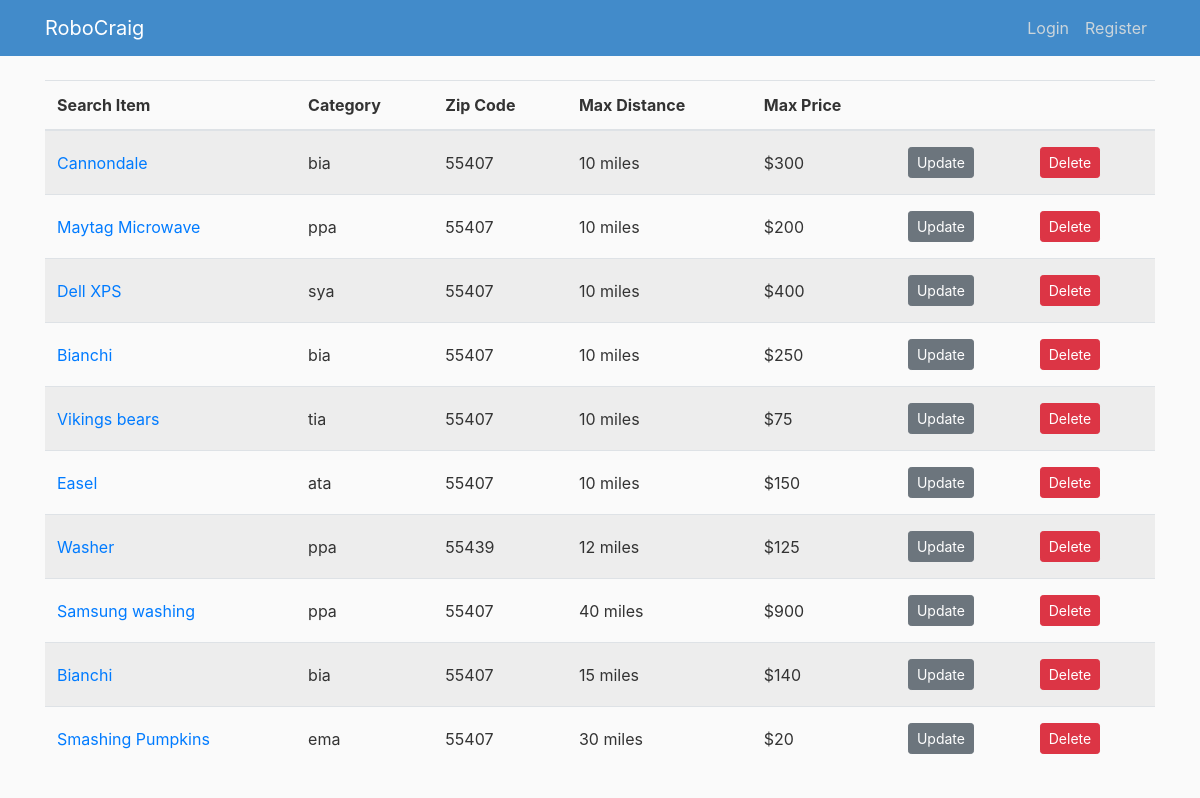
Page /home on the earlier database version.
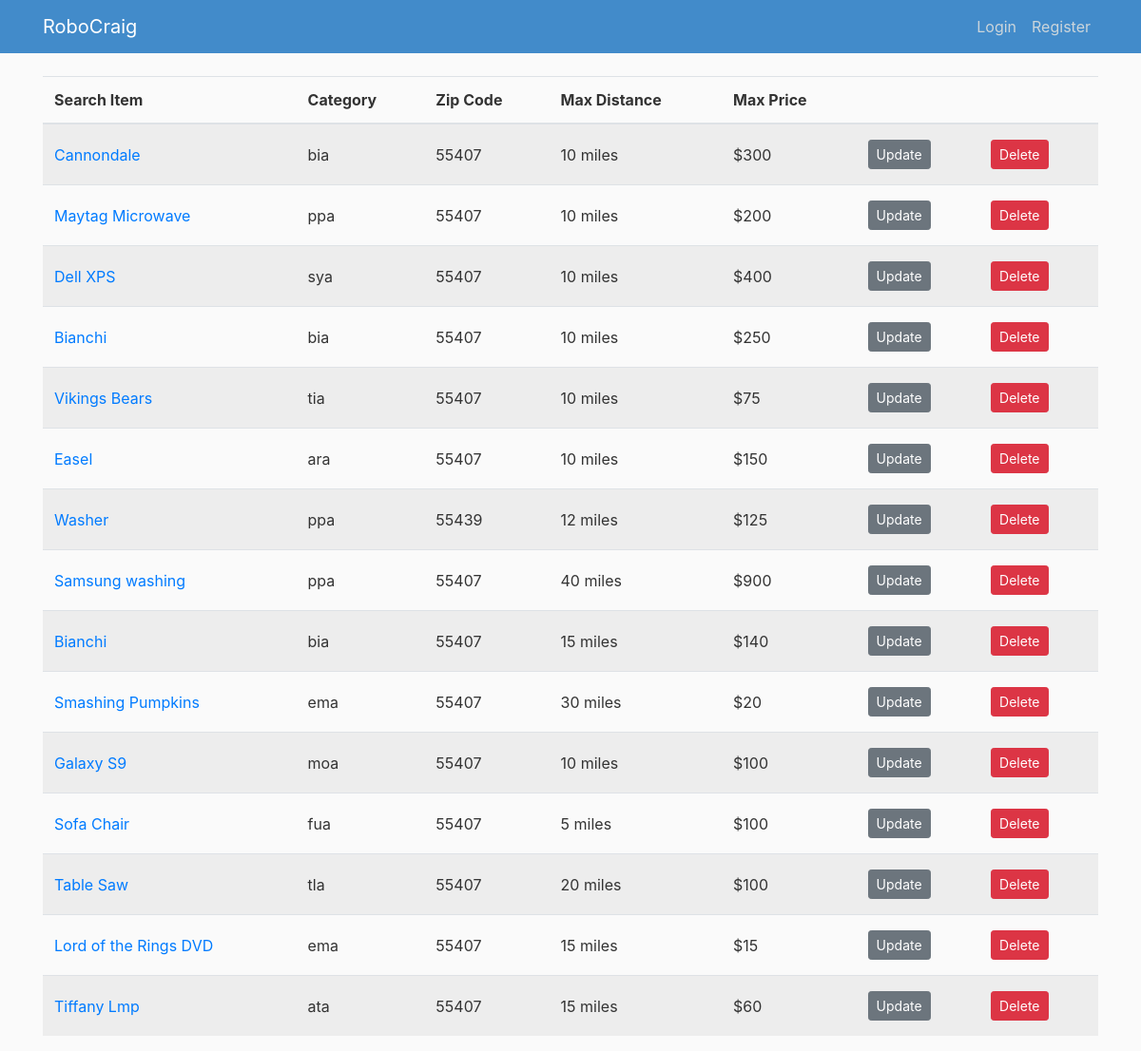
Same page on the later database version.
### RoboCraig/models.py (models this page shows, shortened)
class Searcher (db.Model):
    id = db.Column(db.Integer, primary_key=True)
    category = db.Column(db.String(20), nullable=False)
    search_term = db.Column(db.String(50), nullable=False)
    zip_code = db.Column(db.String(10), nullable=False)  #Might need this to be int, or validate to 5 digits
    max_distance = db.Column(db.String(10), nullable=False)
    max_price = db.Column(db.String(10), nullable=False)
    user_id = db.Column(db.Integer, db.ForeignKey('user.id'), nullable=False)       #This is making a reference to the user_id in the users table

### RoboCraig/routes.py (the view)
@app.route("/home")         #This route displays all saved searches from all users.  It is currently active, but will become inactive for the live project
def home_search():
    searches = Searcher.query.all()         #Does a query for all Searcher objects
    return render_template('home.html', searches=searches)

### RoboCraig/templates/home.html
{% extends "layout.html" %}
{% block content %}
        <table class="table table-striped">
            <thead>
                <tr>
                    <th scope="col">Search Item</th>
                    <th scope="col">Category</th>
                    <th scope="col">Zip Code</th>
                    <th scope="col">Max Distance</th>
                    <th scope="col">Max Price</th>
                    <th scope="col"></th>
                    <th scope="col"></th>
                </tr>
            </thead>
            <tbody>
            {% for search in searches %}
                <tr>
                    <td><a href="{{ url_for('search', search_id=search.id) }}">{{ search.search_term }}</a></td>
                    <td>{{ search.category}}</td>
                    <td>{{ search.zip_code }}</td>
                    <td>{{ search.max_distance }} miles</td>
                    <td>${{ search.max_price }}</td>
                    <td><a class="btn btn-secondary btn-sm mt-1 mb-1" href="{{ url_for('update_search', search_id = search.id) }}">Update</a></td>
                    <td>
                        <form action="{{ url_for('delete_search', search_id=search.id) }}" method="POST">
                            <input class="btn btn-danger btn-sm m-1" type = "submit" value="Delete">
                        </form>
                    </td>
                </tr>
            {% endfor %}
            </tbody>
        </table>
{% endblock content %}

### RoboCraig/templates/layout.html (shortened to what this page needs)
<!DOCTYPE html>
<html>
<head>
    <link rel="stylesheet" href="https://maxcdn.bootstrapcdn.com/bootstrap/4.0.0/css/bootstrap.min.css">
    <link rel="stylesheet" type="text/css" href="{{ url_for('static', filename='main.css') }}">
</head>
<body>
    <header class="site-header">
      <nav class="navbar navbar-expand-md navbar-dark bg-steel fixed-top">
        <div class="container">
          <a class="navbar-brand mr-4" href="/">RoboCraig</a>
          <div class="collapse navbar-collapse" id="navbarToggle">
            <div class="navbar-nav">
                {% if current_user.is_authenticated %}
                    <a class="nav-item nav-link navbar-brand" href="{{ url_for('account') }}">{{ username }}</a>
                    <a class="nav-item nav-link" href="{{ url_for('account') }}">Account</a>
                    <a class="nav-item nav-link" href="{{ url_for('logout') }}">Logout</a>
                {% else %}
                  <a class="nav-item nav-link" href="{{ url_for('login') }}">Login</a>
                  <a class="nav-item nav-link" href="{{ url_for('register') }}">Register</a>
                {% endif %}
            </div>
          </div>
        </div>
      </nav>
    </header>
    <main role="main" class="container">
      <div class="row">
        <div class="col-md-12">
          {% block content %}{% endblock %}
        </div>
      </div>
    </main>
</body>
</html>

### RoboCraig/static/main.css (style rules this page uses)
body { background: #fafafa; color: #333333; margin-top: 5rem; }
.bg-steel { background-color: #428bca; }
.site-header .navbar-nav .nav-link { color: #cbd5db; }
.table > tbody > tr > td { vertical-align: middle; }

Differences in the rows shown:
changed Searcher "tia": search_term "Vikings bears" → "Vikings Bears"
changed Searcher "Easel": category "ata" → "ara"
added Searcher: search_term "Galaxy S9", category "moa", zip_code "55407", max_distance "10", max_price "100"
added Searcher: search_term "Sofa Chair", category "fua", zip_code "55407", max_distance "5", max_price "100"
added Searcher: search_term "Table Saw", category "tla", zip_code "55407", max_distance "20", max_price "100"
added Searcher: search_term "Lord of the Rings DVD", category "ema", zip_code "55407", max_distance "15", max_price "15"
added Searcher: search_term "Tiffany Lmp", category "ata", zip_code "55407", max_distance "15", max_price "60"
